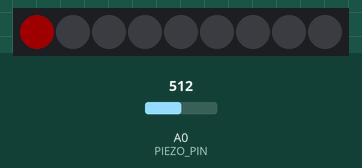
Bench run of a sketch on a simulated Arduino Uno, built with avr-gcc and run on an emulated ATmega328P. On the bench: 9 RGB LEDs in strip order, left to right. The test bench sets the inputs (shaded band); at power-on: A0 (PIEZO_PIN) = 512. Dim RGB values are drawn brighter than linear.

Above: at 0.1 s.
4.9 s: A0 (PIEZO_PIN) set to 805
6.4 s: A0 (PIEZO_PIN) set to 836
At 7.2 s:
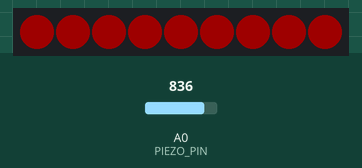
9.4 s: A0 (PIEZO_PIN) set to 716
At 9.7 s:
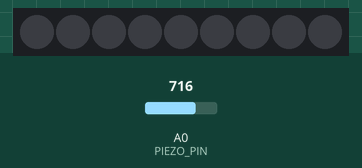
10.9 s: A0 (PIEZO_PIN) set to 900
Timing chart, 0 to 13.9 s (numbered marks = the images above; inputs shaded):
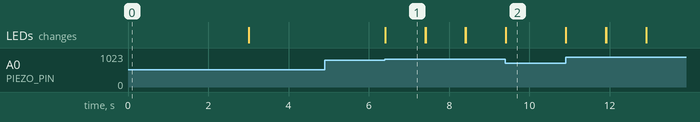

The sketch:

test__pattern_mode.ino
```cpp
//LEDS
#include <Adafruit_NeoPixel.h>

#define PIN 7 // Which pin on the Arduino is connected to the NeoPixels?
#define NUMPIXELS 9
Adafruit_NeoPixel pixels(NUMPIXELS, PIN, NEO_GRB + NEO_KHZ800);
int ledBrightness = 30; //0 - 255
float vibrationThreshold = 4; //above this value, trigger a bounce

/*
int colorRed[3] = { 255, 0, 0 };
int colorGreen[3] = { 0, 150, 0 };
int colorBlue[3] = { 0, 255, 255 };
int colorYellow[3] = { 255, 255, 0 };

int* colorArray[4] = {colorRed,colorGreen,colorBlue,colorYellow};
*/

uint32_t colorRed = pixels.Color(255,0,0);
uint32_t colorGreen = pixels.Color(0,150,0);
uint32_t colorBlue = pixels.Color(0,255,255);
uint32_t colorYellow = pixels.Color(255,255,0);

uint32_t colorArray[4] = {colorRed,colorGreen,colorBlue,colorYellow};

int curColorIndex = 0;

//PATTERN

bool isPatternMode = true; //when true, display patterns, when false, user repeats pattern
int patternColorDisplayTime = 3000; //how long to display each color
int curStage = 0; //level of the game (array index of patternArray colors to iterate through)
uint32_t patternArray[4] = {colorRed,colorGreen,colorBlue,colorYellow};


//PIEZO
const int PIEZO_PIN = A0; // Piezo output

//TIMING
int period = 1000;
unsigned long time_now = 0;
boolean isBounced = false;

void setup() {
  Serial.begin(115200);
  pixels.begin(); // INITIALIZE NeoPixel strip object (REQUIRED)
  pixels.setBrightness(ledBrightness);
  pixels.show(); // Set all pixel colors to 'off'
}

void loop() {

  if (isPatternMode){
    handlePatternMode();
  } else {
    handleBounceMode();
  }


}

void handlePatternMode(){
  for (int i = 0; i <= curStage; i++) {
    uint32_t curPatternColor = patternArray[i];
    pixels.setPixelColor(i, curPatternColor);
    pixels.show();   // Send the updated pixel colors to the hardware.
    delay(patternColorDisplayTime);
  }

  pixels.clear();
  pixels.show();
  delay(1000);
  isPatternMode = false;

}

void handleBounceMode(){
  //PIEZO
  int piezoADC = analogRead(PIEZO_PIN);
  float piezoV = piezoADC / 1023.0 * 5.0;

  /*
  if (piezoV > vibrationThreshold){
    Serial.println(piezoV); // Print the voltage.
  }
  */

  if (piezoV > vibrationThreshold && !isBounced) {
    isBounced = true; //register a bounce
    for (int i = 0; i < NUMPIXELS; i++) { // For each pixel...
      // pixels.Color() takes RGB values, from 0,0,0 up to 255,255,255
      uint32_t curPixelColor = colorArray[curColorIndex];
      pixels.setPixelColor(i, curPixelColor);
      pixels.show();   // Send the updated pixel colors to the hardware.
    }
  }

  if (millis() > time_now + period && isBounced) {
    time_now = millis();
    pixels.clear();
    pixels.show();
    isBounced = false;
  }
}
```

Measured:
- the behaviour switches between 818 and 819 on A0 (PIEZO_PIN) (found by bisection; images 0 and 1)
- after the input at 4.9 s, every drawn part: stays the same
- after the input at 6.4 s, the LEDs: change at once (image 1)
- what the display in image 1 shows lasts 1.0 s, from 6.4 s to 7.4 s
